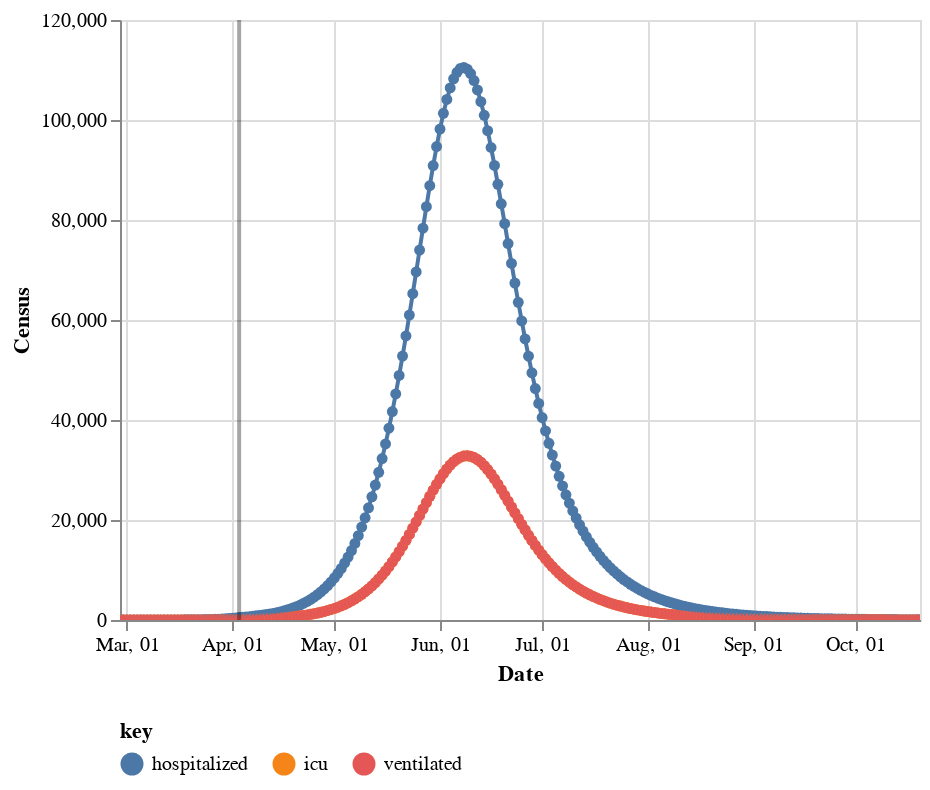

This figure's notebook cell:
### Code cell
# Graphique cumulatif

census_chart = build_census_chart(alt=alt, census_floor_df=m.census_floor_df, max_y_axis=p.max_y_axis)
census_chart

### Figure 1 — Vega-Lite specification as saved in the notebook (floating-point values rounded to 4 significant figures; data arrays with more than 128 entries replaced by an {"elided": "..."} marker saying what was removed)
{"config": {"view": {"continuousWidth": 400, "continuousHeight": 300}, "legend": {"orient": "bottom"}}, "layer": [{"mark": {"type": "line", "point": true}, "encoding": {"color": {"type": "nominal", "field": "key"}, "tooltip": [{"type": "temporal", "field": "date"}, {"type": "quantitative", "field": "value", "format": ".0f", "title": "Census"}, {"type": "nominal", "field": "key"}], "x": {"type": "temporal", "axis": {"format": "%b, %d"}, "field": "date", "title": "Date"}, "y": {"type": "quantitative", "field": "value", "scale": {}, "title": "Census"}}, "selection": {"selector042": {"type": "interval", "bind": "scales", "encodings": ["x", "y"]}}, "transform": [{"fold": ["hospitalized", "icu", "ventilated"]}]}, {"mark": {"type": "rule", "color": "black", "opacity": 0.35, "size": 2}, "encoding": {"x": {"type": "temporal", "axis": {"format": "%b, %d"}, "field": "date", "title": "Date"}}, "transform": [{"filter": "(datum.day === 0)"}]}], "data": {"name": "data-f92f4f59ac27291e537b1902f8658505"}, "$schema": "https://vega.github.io/schema/vega-lite/v4.8.1.json", "datasets": {"data-f92f4f59ac27291e537b1902f8658505": {"elided": "236 records"}}}
